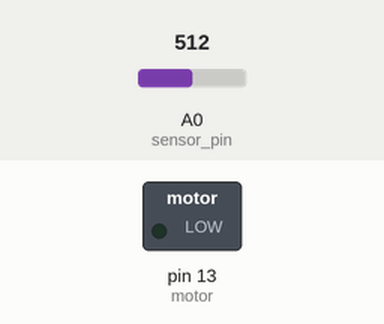
Recording of a sketch running on a simulated Arduino Uno, built with avr-gcc and run on an emulated ATmega328P. On the bench: switched loads named in the sketch (green lamp = pin HIGH). The test bench sets the inputs (shaded band); at power-on: A0 (sensor_pin) = 512. What the sketch prints to the serial monitor is not drawn.

Above: at 3.2 s.
3.3 s: A0 (sensor_pin) set to 781
7.2 s: A0 (sensor_pin) set to 816
At 8.7 s:
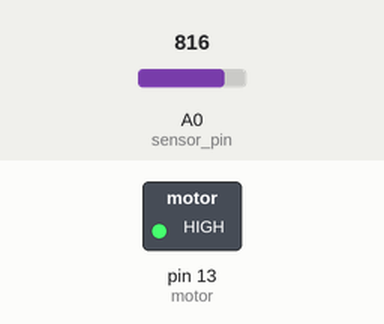
11.1 s: A0 (sensor_pin) set to 790
At 12.0 s:
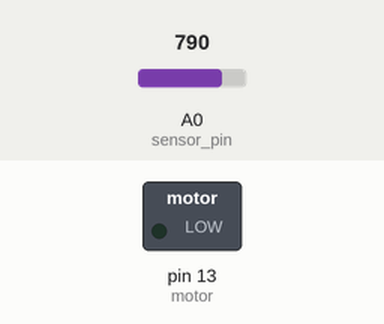
15.0 s: A0 (sensor_pin) set to 810
At 18.6 s:
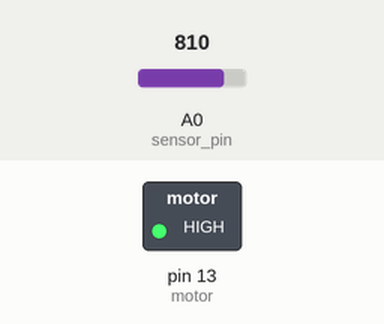
Timing chart, 0 to 19.9 s (numbered marks = the images above; inputs shaded):
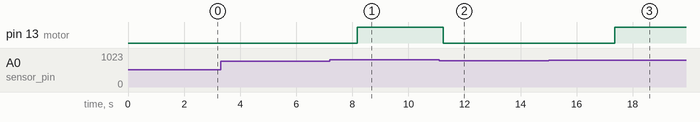

Measured:
- the behaviour switches between 799 and 800 on A0 (sensor_pin) (found by bisection; images 0 and 1)
- after the input at 3.3 s, every drawn part: stays the same
- after the input at 7.2 s, pin 13 (motor): LOW → HIGH after 0.98 s
- after the input at 11.1 s, pin 13 (motor): HIGH → LOW after 0.15 s
- after the input at 15.0 s, pin 13 (motor): LOW → HIGH after 2.4 s

The sketch:

code.ino
```cpp
#include <SoftwareSerial.h>
SoftwareSerial BTserial(6, 7); //RX | TX

int sensor_pin = A0;
//define the analog pin to which the soil moisture sensor is connected
int motor = 13;
//define the digital pin to which dc water pump is to be connected
int tx = 7;
//define the transmitter pin
int rx = 6;
//define the receiver pin
int output_value ;
char output_value_str ;
//integer to store the output value of soil moiture sensor
const int analogOutPin = 1;
//set analog output pin to pin 1
int threshold = 800;
//set the threshold value = 800
int current_value;
//integer to store current value of soil moisture sensor reading
int ones; int tens;
void setup()
//void setup runs once
{
   Serial.begin(9600);
   //begin serial communication at baud rate 9600
   Serial.println("Reading From the Sensor ...");
   //print that readin from soil moisture sensor has begun
   pinMode(motor, OUTPUT);
   //set motor pin as OUPUT
   pinMode(tx, OUTPUT);
   //set transmitter pin as OUTPUT
   pinMode(rx, INPUT);
   //set receiver pin as OUTPUT
   delay(2000);
   //create a delay of 2s
   BTserial.begin(9600);
   }

void loop()
//void loop runs continuously
{
   output_value= analogRead(sensor_pin);
   //read the value of soil moisture sensor and store it in output_value
   current_value = output_value;
   //set current_value equal to output_value
   output_value= constrain(output_value,10,1023);
   //set the contrain on output_value. Minimum = 10 Maximum = 1023
   output_value= map(output_value,10,1023,150,0);
   //map the output_value
   analogWrite(analogOutPin, output_value);
   //send the output_value to transmitter pin
   BTserial.write("Moisture : ");
   //print Moisture:
   ones = output_value%10;
   tens = output_value/10;
   ones = ones + 48;
   tens = tens + 48;
   BTserial.write(tens);
   BTserial.write(ones);
   //print the output_value
   BTserial.write("%");
   //print %
   if(current_value >=threshold)
   //check if current_value >= 800
   {
    //if yes then
    BTserial.println("water level low... turning water pump on..");
    //print water level low.. turning water pump on..
    digitalWrite(motor,HIGH);
    //turn on the dc water pump
   }
   else
   {
    //if no then
    BTserial.println("Water level high... turning water pump off");
    //print water leve high.. turning water pump off..
    digitalWrite(motor,LOW);
    //turn off the dc water pump
   }
   delay(3000);
   //create a delay of 3 second
}
```
